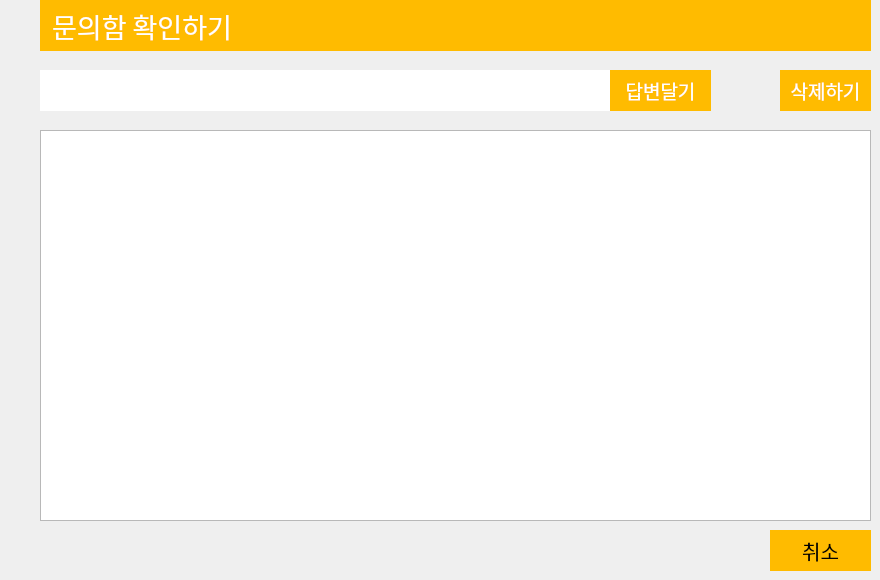
   <widget class="QWidget" name="page_9">
    <widget class="QLabel" name="label_39">
     <property name="geometry">
      <rect>
       <x>40</x>
       <y>0</y>
       <width>831</width>
       <height>51</height>
      </rect>
     </property>
     <property name="font">
      <font>
       <family>경기천년바탕 Bold</family>
       <pointsize>20</pointsize>
      </font>
     </property>
     <property name="styleSheet">
      <string notr="true">background-color:rgb(255,187,0);
color:white;
</string>
     </property>
     <property name="text">
      <string>  문의함 확인하기</string>
     </property>
    </widget>
    <widget class="QTableWidget" name="manager_question_view">
     <property name="geometry">
      <rect>
       <x>40</x>
       <y>130</y>
       <width>831</width>
       <height>391</height>
      </rect>
     </property>
    </widget>
    <widget class="QLineEdit" name="manager_line_add">
     <property name="geometry">
      <rect>
       <x>40</x>
       <y>70</y>
       <width>571</width>
       <height>41</height>
      </rect>
     </property>
     <property name="styleSheet">
      <string notr="true">border-style: solid;
</string>
     </property>
    </widget>
    <widget class="QPushButton" name="manager_sales_add">
     <property name="geometry">
      <rect>
       <x>610</x>
       <y>70</y>
       <width>101</width>
       <height>41</height>
      </rect>
     </property>
     <property name="font">
      <font>
       <family>경기천년바탕 Bold</family>
       <pointsize>14</pointsize>
      </font>
     </property>
     <property name="styleSheet">
      <string notr="true">background-color:rgb(255,187,0);
color:white;
border-style: solid;

</string>
     </property>
     <property name="text">
      <string>답변달기</string>
     </property>
    </widget>
    <widget class="QPushButton" name="manager_sales_del">
     <property name="geometry">
      <rect>
       <x>780</x>
       <y>70</y>
       <width>91</width>
       <height>41</height>
      </rect>
     </property>
     <property name="font">
      <font>
       <family>경기천년바탕 Bold</family>
       <pointsize>14</pointsize>
      </font>
     </property>
     <property name="styleSheet">
      <string notr="true">background-color:rgb(255,187,0);
color:white;
border-style: solid;

</string>
     </property>
     <property name="text">
      <string>삭제하기</string>
     </property>
    </widget>
    <widget class="QPushButton" name="logout_manager_button_3">
     <property name="geometry">
      <rect>
       <x>770</x>
       <y>530</y>
       <width>101</width>
       <height>41</height>
      </rect>
     </property>
     <property name="font">
      <font>
       <family>경기천년바탕 Bold</family>
       <pointsize>15</pointsize>
      </font>
     </property>
     <property name="styleSheet">
      <string notr="true">background-color:rgb(255,187,0);
border-style: solid;

</string>
     </property>
     <property name="text">
      <string>취소</string>
     </property>
    </widget>
   </widget>
